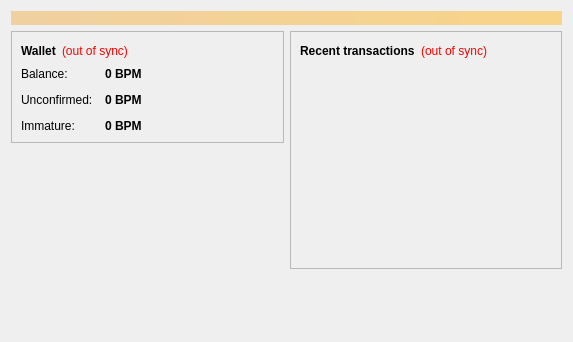
<?xml version="1.0" encoding="UTF-8"?>
<ui version="4.0">
 <class>OverviewPage</class>
 <widget class="QWidget" name="OverviewPage">
  <property name="geometry">
   <rect>
    <x>0</x>
    <y>0</y>
    <width>573</width>
    <height>342</height>
   </rect>
  </property>
  <property name="windowTitle">
   <string>Form</string>
  </property>
  <layout class="QVBoxLayout" name="topLayout">
   <item>
    <widget class="QLabel" name="labelAlerts">
     <property name="visible">
      <bool>false</bool>
     </property>
     <property name="styleSheet">
      <string notr="true">background-color: qlineargradient(x1: 0, y1: 0, x2: 1, y2: 0, stop:0 #F0D0A0, stop:1 #F8D488); color:#000000;</string>
     </property>
     <property name="wordWrap">
      <bool>true</bool>
     </property>
     <property name="margin">
      <number>3</number>
     </property>
    </widget>
   </item>
   <item>
    <layout class="QHBoxLayout" name="horizontalLayout" stretch="1,1">
     <item>
      <layout class="QVBoxLayout" name="verticalLayout_2">
       <item>
        <widget class="QFrame" name="frame">
         <property name="frameShape">
          <enum>QFrame::StyledPanel</enum>
         </property>
         <property name="frameShadow">
          <enum>QFrame::Raised</enum>
         </property>
         <layout class="QVBoxLayout" name="verticalLayout_4">
          <item>
           <layout class="QHBoxLayout" name="horizontalLayout_4">
            <item>
             <widget class="QLabel" name="label_5">
              <property name="font">
               <font>
                <weight>75</weight>
                <bold>true</bold>
               </font>
              </property>
              <property name="text">
               <string>Wallet</string>
              </property>
             </widget>
            </item>
            <item>
             <widget class="QLabel" name="labelWalletStatus">
              <property name="toolTip">
               <string>The displayed information may be out of date. Your wallet automatically synchronizes with the BPMcoin network after a connection is established, but this process has not completed yet.</string>
              </property>
              <property name="styleSheet">
               <string notr="true">QLabel { color: red; }</string>
              </property>
              <property name="text">
               <string notr="true">(out of sync)</string>
              </property>
              <property name="alignment">
               <set>Qt::AlignLeading|Qt::AlignLeft|Qt::AlignVCenter</set>
              </property>
             </widget>
            </item>
            <item>
             <spacer name="horizontalSpacer_2">
              <property name="orientation">
               <enum>Qt::Horizontal</enum>
              </property>
              <property name="sizeHint" stdset="0">
               <size>
                <width>40</width>
                <height>20</height>
               </size>
              </property>
             </spacer>
            </item>
           </layout>
          </item>
          <item>
           <layout class="QFormLayout" name="formLayout_2">
            <property name="fieldGrowthPolicy">
             <enum>QFormLayout::AllNonFixedFieldsGrow</enum>
            </property>
            <property name="horizontalSpacing">
             <number>12</number>
            </property>
            <property name="verticalSpacing">
             <number>12</number>
            </property>
            <item row="0" column="0">
             <widget class="QLabel" name="label">
              <property name="text">
               <string>Balance:</string>
              </property>
             </widget>
            </item>
            <item row="0" column="1">
             <widget class="QLabel" name="labelBalance">
              <property name="font">
               <font>
                <weight>75</weight>
                <bold>true</bold>
               </font>
              </property>
              <property name="cursor">
               <cursorShape>IBeamCursor</cursorShape>
              </property>
              <property name="toolTip">
               <string>Your current balance</string>
              </property>
              <property name="text">
               <string notr="true">0 BPM</string>
              </property>
              <property name="textInteractionFlags">
               <set>Qt::LinksAccessibleByMouse|Qt::TextSelectableByKeyboard|Qt::TextSelectableByMouse</set>
              </property>
             </widget>
            </item>
            <item row="1" column="0">
             <widget class="QLabel" name="label_3">
              <property name="text">
               <string>Unconfirmed:</string>
              </property>
             </widget>
            </item>
            <item row="1" column="1">
             <widget class="QLabel" name="labelUnconfirmed">
              <property name="font">
               <font>
                <weight>75</weight>
                <bold>true</bold>
               </font>
              </property>
              <property name="cursor">
               <cursorShape>IBeamCursor</cursorShape>
              </property>
              <property name="toolTip">
               <string>Total of transactions that have yet to be confirmed, and do not yet count toward the current balance</string>
              </property>
              <property name="text">
               <string notr="true">0 BPM</string>
              </property>
              <property name="textInteractionFlags">
               <set>Qt::LinksAccessibleByMouse|Qt::TextSelectableByKeyboard|Qt::TextSelectableByMouse</set>
              </property>
             </widget>
            </item>
            <item row="2" column="0">
             <widget class="QLabel" name="labelImmatureText">
              <property name="text">
               <string>Immature:</string>
              </property>
             </widget>
            </item>
            <item row="2" column="1">
             <widget class="QLabel" name="labelImmature">
              <property name="font">
               <font>
                <weight>75</weight>
                <bold>true</bold>
               </font>
              </property>
              <property name="toolTip">
               <string>Mined balance that has not yet matured</string>
              </property>
              <property name="text">
               <string notr="true">0 BPM</string>
              </property>
              <property name="textInteractionFlags">
               <set>Qt::LinksAccessibleByMouse|Qt::TextSelectableByKeyboard|Qt::TextSelectableByMouse</set>
              </property>
             </widget>
            </item>
           </layout>
          </item>
         </layout>
        </widget>
       </item>
       <item>
        <spacer name="verticalSpacer">
         <property name="orientation">
          <enum>Qt::Vertical</enum>
         </property>
         <property name="sizeHint" stdset="0">
          <size>
           <width>20</width>
           <height>40</height>
          </size>
         </property>
        </spacer>
       </item>
      </layout>
     </item>
     <item>
      <layout class="QVBoxLayout" name="verticalLayout_3">
       <item>
        <widget class="QFrame" name="frame_2">
         <property name="frameShape">
          <enum>QFrame::StyledPanel</enum>
         </property>
         <property name="frameShadow">
          <enum>QFrame::Raised</enum>
         </property>
         <layout class="QVBoxLayout" name="verticalLayout">
          <item>
           <layout class="QHBoxLayout" name="horizontalLayout_2">
            <item>
             <widget class="QLabel" name="label_4">
              <property name="text">
               <string>&lt;b&gt;Recent transactions&lt;/b&gt;</string>
              </property>
             </widget>
            </item>
            <item>
             <widget class="QLabel" name="labelTransactionsStatus">
              <property name="toolTip">
               <string>The displayed information may be out of date. Your wallet automatically synchronizes with the BPMcoin network after a connection is established, but this process has not completed yet.</string>
              </property>
              <property name="styleSheet">
               <string notr="true">QLabel { color: red; }</string>
              </property>
              <property name="text">
               <string notr="true">(out of sync)</string>
              </property>
              <property name="alignment">
               <set>Qt::AlignRight|Qt::AlignTrailing|Qt::AlignVCenter</set>
              </property>
             </widget>
            </item>
            <item>
             <spacer name="horizontalSpacer">
              <property name="orientation">
               <enum>Qt::Horizontal</enum>
              </property>
              <property name="sizeHint" stdset="0">
               <size>
                <width>40</width>
                <height>20</height>
               </size>
              </property>
             </spacer>
            </item>
           </layout>
          </item>
          <item>
           <widget class="QListView" name="listTransactions">
            <property name="styleSheet">
             <string notr="true">QListView { background: transparent; }</string>
            </property>
            <property name="frameShape">
             <enum>QFrame::NoFrame</enum>
            </property>
            <property name="verticalScrollBarPolicy">
             <enum>Qt::ScrollBarAlwaysOff</enum>
            </property>
            <property name="horizontalScrollBarPolicy">
             <enum>Qt::ScrollBarAlwaysOff</enum>
            </property>
            <property name="selectionMode">
             <enum>QAbstractItemView::NoSelection</enum>
            </property>
           </widget>
          </item>
         </layout>
        </widget>
       </item>
       <item>
        <spacer name="verticalSpacer_2">
         <property name="orientation">
          <enum>Qt::Vertical</enum>
         </property>
         <property name="sizeHint" stdset="0">
          <size>
           <width>20</width>
           <height>40</height>
          </size>
         </property>
        </spacer>
       </item>
      </layout>
     </item>
    </layout>
   </item>
  </layout>
 </widget>
 <resources/>
 <connections/>
</ui>
